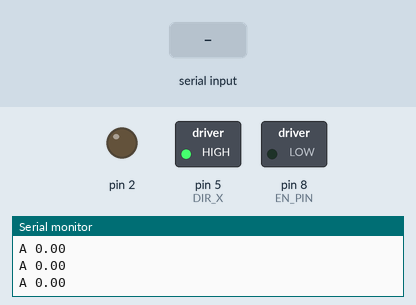
This sketch was run on a simulated Arduino Uno, built with avr-gcc and run on an emulated ATmega328P. On the bench: switched loads named in the sketch (green lamp = pin HIGH), output pins drawn as LEDs (lit = HIGH), the last lines printed to the serial monitor. The inputs (shaded band) are chosen by the test bench.

Above: at 1.2 s.
1.3 s: "dir\n" received over Serial
At 2.5 s:
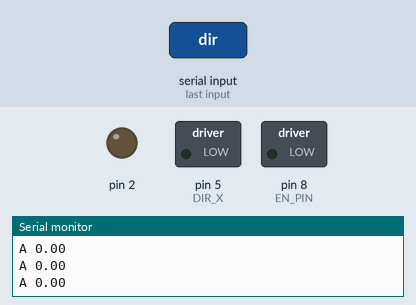
2.8 s: "start\n" received over Serial
4.3 s: "speed90\n" received over Serial
At 4.8 s:
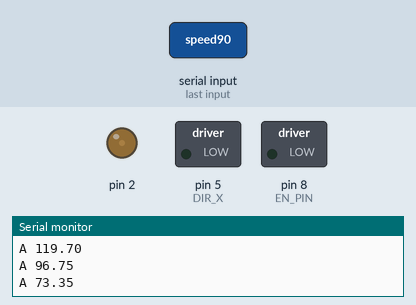
5.8 s: "stop\n" received over Serial
At 6.4 s:
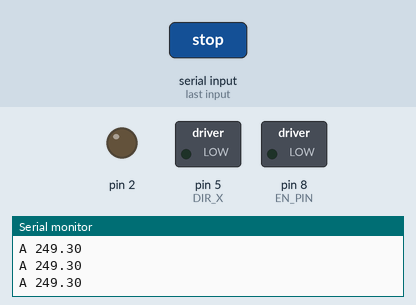
Timing chart, 0 to 8.3 s (numbered marks = the images above; inputs shaded):
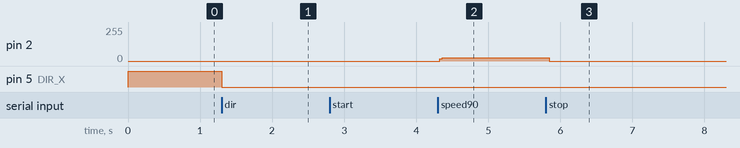

The sketch:

Periscope.ino
```cpp
// Arduino Uno + CNC Shield V3 X-axis only
// Same Timer1 architecture as your working code

/* Pin map -------------------------------------------------------------- */
#define STEP_X 2
#define DIR_X  5
#define EN_PIN 8

/* Motion parameters ---------------------------------------------------- */
const uint16_t BASE_TICK_US = 100;   // 10 kHz timer tick

const long FULL_STEPS_PER_REV = 200;
const long MICROSTEPS = 4;           // 1/4 microstepping
const long STEPS_PER_REV = FULL_STEPS_PER_REV * MICROSTEPS; // 800

/* State ---------------------------------------------------------------- */
volatile long pos = 0;
volatile bool motorRunning = false;

volatile uint16_t tickDivider = 10;
volatile uint16_t tickCounter = 0;

bool direction = true;
float speedRevPerSec = 1.0;

String inputString;

/* STEP pin mask for PORTD */
const uint8_t STEP_MASK = _BV(2);

/* ---------------- Timer1 ISR ---------------------------------------- */
ISR(TIMER1_COMPA_vect) {
  if (!motorRunning) return;

  tickCounter++;

  if (tickCounter >= tickDivider) {
    tickCounter = 0;

    PORTD |= STEP_MASK;
    delayMicroseconds(10);
    PORTD &= ~STEP_MASK;

    if (direction) pos++;
    else pos--;
  }
}

/* ---------------- update speed -------------------------------------- */
void updateSpeed(float revPerSec) {
  if (revPerSec <= 0) return;

  speedRevPerSec = revPerSec;

  float stepsPerSecond = speedRevPerSec * STEPS_PER_REV;

  float ticksPerStep = 1000000.0 / (stepsPerSecond * BASE_TICK_US);

  if (ticksPerStep < 1) ticksPerStep = 1;

  noInterrupts();
  tickDivider = (uint16_t)ticksPerStep;
  tickCounter = 0;
  interrupts();

  Serial.print("Speed set to ");
  Serial.print(speedRevPerSec, 3);
  Serial.println(" rev/s");
}

/* ---------------- setup ---------------------------------------------- */
void setup() {
  Serial.begin(115200);

  DDRD |= STEP_MASK;
  pinMode(DIR_X, OUTPUT);
  pinMode(EN_PIN, OUTPUT);

  digitalWrite(EN_PIN, LOW);
  digitalWrite(DIR_X, HIGH);

  updateSpeed(speedRevPerSec);

  noInterrupts();
  TCCR1A = 0;
  TCCR1B = _BV(WGM12) | _BV(CS10);
  OCR1A  = (F_CPU / 1000000UL) * BASE_TICK_US - 1;
  TIMSK1 = _BV(OCIE1A);
  interrupts();

  Serial.println("Stepper ready");
  Serial.println("Commands:");
  Serial.println("start");
  Serial.println("stop");
  Serial.println("speed <rev_per_sec>");
  Serial.println("dir 0");
  Serial.println("dir 1");
  Serial.println("zero");
}

/* ---------------- main loop ------------------------------------------ */
unsigned long lastReport = 0;

void loop() {
  while (Serial.available()) {
    char c = Serial.read();

    if (c == '\n' || c == '\r') {
      inputString.trim();

      if (inputString.equalsIgnoreCase("start")) {
        motorRunning = true;
        Serial.println("Started");
      }

      else if (inputString.equalsIgnoreCase("stop")) {
        motorRunning = false;
        Serial.println("Stopped");
      }

      else if (inputString.startsWith("speed")) {
        float newSpeed = inputString.substring(5).toFloat();
        updateSpeed(newSpeed);
      }

      else if (inputString.startsWith("dir")) {
        int d = inputString.substring(3).toInt();
        direction = d != 0;
        digitalWrite(DIR_X, direction ? HIGH : LOW);
        Serial.println(direction ? "Direction HIGH" : "Direction LOW");
      }

      else if (inputString.equalsIgnoreCase("zero")) {
        noInterrupts();
        pos = 0;
        interrupts();
        Serial.println("Zeroed");
      }

      inputString = "";
    } else {
      inputString += c;
    }
  }

  if (millis() - lastReport >= 5) {
    lastReport = millis();

    long p;
    noInterrupts();
    p = pos;
    interrupts();

    long wrappedSteps = p % STEPS_PER_REV;
    if (wrappedSteps < 0) wrappedSteps += STEPS_PER_REV;

    float angle = wrappedSteps * (360.0 / STEPS_PER_REV);

    Serial.print("A ");
    Serial.println(angle, 2);
  }
}
```

Measured:
- after the input at 1.3 s, pin 5 (DIR_X): HIGH → LOW at once
- after the input at 4.3 s, pin 2: 0/255 → 26/255 at once
- after the input at 5.8 s, pin 2: 26/255 → 0/255 at once
